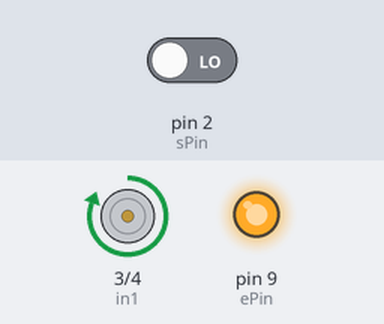
A sketch run on a simulated Arduino Uno, built with avr-gcc and run on an emulated ATmega328P. On the bench: motor-driver pin pairs drawn as motors (green arrow = first pin HIGH = forward, orange = second pin HIGH = backward, longer = more drive), output pins drawn as LEDs (lit = HIGH). The test bench sets the inputs (shaded band); at power-on: pin 2 (sPin) LOW.

Above: at 1.2 s.
1.3 s: pin 2 (sPin) driven HIGH
At 1.9 s:
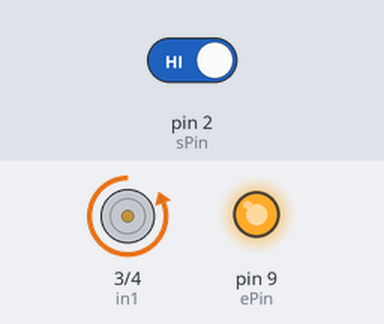
2.8 s: pin 2 (sPin) driven LOW
At 3.1 s:
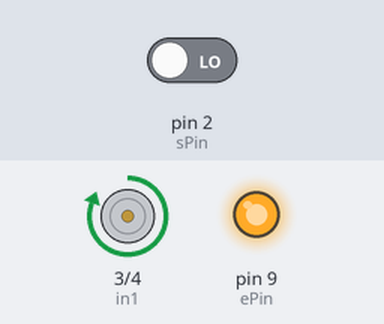
Timing chart, 0 to 5.8 s (numbered marks = the images above; inputs shaded):
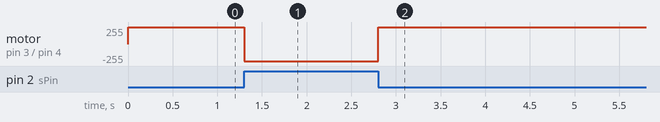

The sketch:

l293d_real.ino
```cpp
int sPin = 2;
int in1 = 3;
int in2 = 4;
int ePin = 9;

void setup() {
  Serial.begin(9600);

  // put your setup code here, to run once:
  pinMode(sPin, INPUT);
  pinMode(in1, OUTPUT);
  pinMode(in2, OUTPUT);
  pinMode(ePin, OUTPUT);
  digitalWrite(ePin, HIGH);
}

void loop() {
  // put your main code here, to run repeatedly:
  if (digitalRead(sPin) == HIGH)
  {
    digitalWrite(in1, LOW);
    digitalWrite(in2, HIGH);
  }
  else
  {
    digitalWrite(in1, HIGH);
    digitalWrite(in2, LOW);
  }
}
```

Measured:
- after the input at 1.3 s, motor on pin 3 (in1) / pin 4 (in2): forward 255/255 → backward 255/255 at once
- after the input at 2.8 s, motor on pin 3 (in1) / pin 4 (in2): backward 255/255 → forward 255/255 at once
